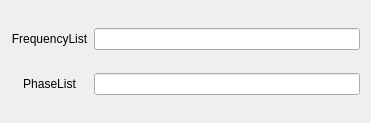
<?xml version="1.0" encoding="UTF-8"?>
<ui version="4.0">
 <class>Form</class>
 <widget class="QWidget" name="Form">
  <property name="geometry">
   <rect>
    <x>0</x>
    <y>0</y>
    <width>371</width>
    <height>123</height>
   </rect>
  </property>
  <property name="windowTitle">
   <string>Form</string>
  </property>
  <layout class="QGridLayout" name="gridLayout">
   <item row="0" column="0">
    <widget class="QLabel" name="label">
     <property name="text">
      <string>FrequencyList</string>
     </property>
     <property name="alignment">
      <set>Qt::AlignCenter</set>
     </property>
    </widget>
   </item>
   <item row="0" column="1">
    <widget class="QLineEdit" name="FrequencyList"/>
   </item>
   <item row="1" column="0">
    <widget class="QLabel" name="label_2">
     <property name="text">
      <string>PhaseList</string>
     </property>
     <property name="alignment">
      <set>Qt::AlignCenter</set>
     </property>
    </widget>
   </item>
   <item row="1" column="1">
    <widget class="QLineEdit" name="PhaseList"/>
   </item>
  </layout>
 </widget>
 <resources/>
 <connections/>
</ui>
